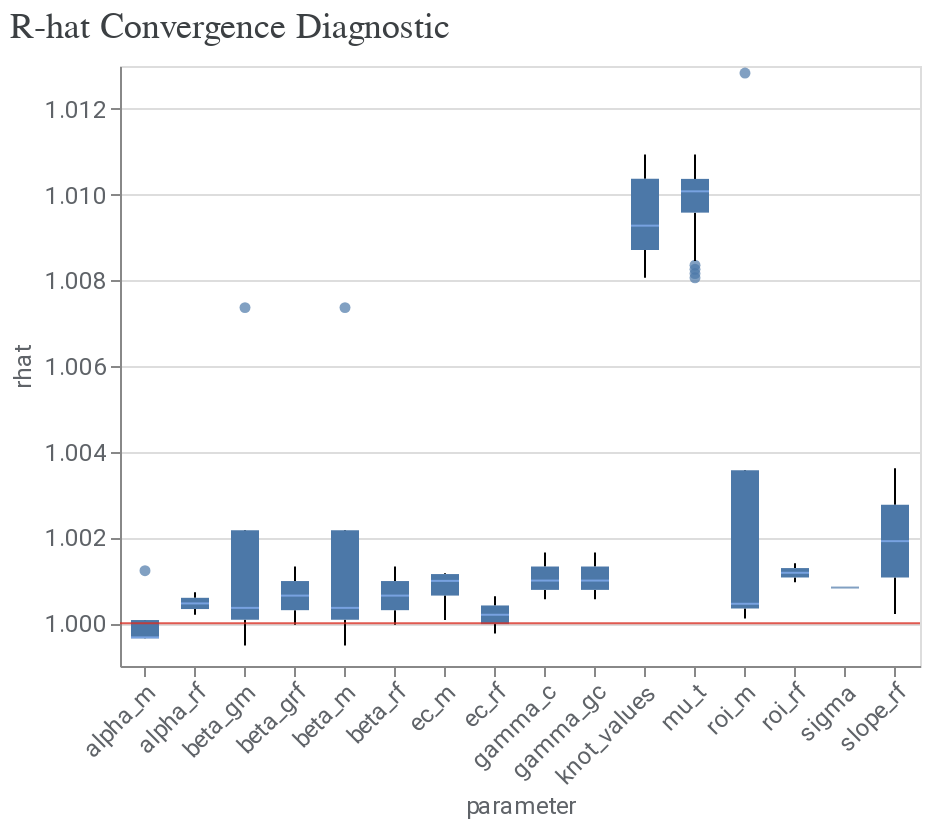

Notebook code cell kept with this figure:
### Markdown cell above
The **R-hat convergence diagnostic** assesses whether the Markov Chain Monte Carlo (MCMC) sampling has converged for each parameter in the model.

### Interpretation of Plot
- **R-hat (̂R)** values close to **1.0** indicate good convergence — chains are mixing well, and parameter estimates are stable.
- The **red line at 1.0** serves as the ideal reference; values below **1.01** are generally considered acceptable.

### Observations
- **Most parameters** (e.g., `alpha_m`, `beta_m`, `cc_m`, `gamma_c`) have R-hat values near 1.000–1.002, showing excellent convergence.
- **Slightly higher R-hat values** (~1.008–1.012) appear for `mu` and `knot_values`, but still within acceptable bounds.
- No parameters exceed the critical threshold (>1.05), so there is no evidence of poor mixing or non-convergence.

### Implications
- The sampling process is stable, and posterior estimates are reliable.
- Minor deviations in `mu` and `knot_values` suggest these parameters may benefit from:
  - Increasing the number of iterations.
  - Slightly adjusting priors to improve identifiability.
  - Checking for strong correlations with other parameters.

### Conclusion
The model shows **strong overall convergence**, with only minor room for improvement in a few spline-related parameters. Current diagnostics indicate that the posterior inferences are trustworthy for decision-making.

### Code cell
model_diagnostics = visualizer.ModelDiagnostics(mmm)
model_diagnostics.plot_rhat_boxplot()

### Figure 1 — Vega-Lite specification as saved in the notebook (floating-point values rounded to 4 significant figures; data arrays with more than 128 entries replaced by an {"elided": "..."} marker saying what was removed)
{"config": {"view": {"continuousWidth": 300, "continuousHeight": 300}, "axis": {"labelColor": "#5F6368", "labelFont": "Roboto", "labelFontSize": 12, "titleColor": "#5F6368", "titleFont": "Roboto", "titleFontSize": 12, "titleFontWeight": "normal"}}, "layer": [{"data": {"name": "data-d47d42d835ce28ed95e6831e18748f51"}, "mark": {"type": "boxplot", "median": {"color": "#8AB4F8"}, "outliers": {"filled": true}}, "encoding": {"x": {"axis": {"labelAngle": -45}, "field": "parameter", "type": "nominal"}, "y": {"field": "rhat", "scale": {"zero": false}, "type": "quantitative"}}}, {"data": {"name": "empty"}, "mark": {"type": "rule", "color": "#D93025", "opacity": 0.8}, "encoding": {"y": {"datum": 1}}}], "title": {"text": "R-hat Convergence Diagnostic", "anchor": "start", "color": "#3C4043", "font": "Google Sans Display", "fontSize": 18, "fontWeight": "normal", "offset": 10}, "width": 400, "$schema": "https://vega.github.io/schema/vega-lite/v5.20.1.json", "datasets": {"data-d47d42d835ce28ed95e6831e18748f51": {"elided": "200 records"}, "empty": [{}]}}
